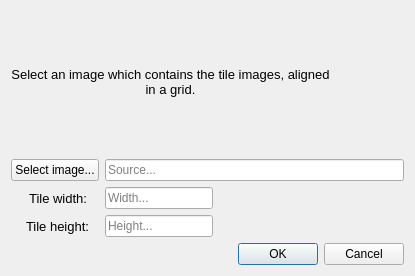
<?xml version="1.0" encoding="UTF-8"?>
<ui version="4.0">
 <class>tileset_dialog</class>
 <widget class="QDialog" name="tileset_dialog">
  <property name="geometry">
   <rect>
    <x>0</x>
    <y>0</y>
    <width>415</width>
    <height>276</height>
   </rect>
  </property>
  <property name="sizePolicy">
   <sizepolicy hsizetype="Minimum" vsizetype="Minimum">
    <horstretch>0</horstretch>
    <verstretch>0</verstretch>
   </sizepolicy>
  </property>
  <property name="windowTitle">
   <string>Add tileset</string>
  </property>
  <layout class="QVBoxLayout" name="verticalLayout">
   <item>
    <layout class="QHBoxLayout" name="horizontalLayout">
     <item>
      <widget class="QLabel" name="infoLabel">
       <property name="sizePolicy">
        <sizepolicy hsizetype="Preferred" vsizetype="Preferred">
         <horstretch>0</horstretch>
         <verstretch>0</verstretch>
        </sizepolicy>
       </property>
       <property name="maximumSize">
        <size>
         <width>16777215</width>
         <height>16777215</height>
        </size>
       </property>
       <property name="font">
        <font>
         <family>Segoe UI</family>
         <pointsize>10</pointsize>
        </font>
       </property>
       <property name="text">
        <string>Select an image which contains the tile images, aligned in a grid.</string>
       </property>
       <property name="alignment">
        <set>Qt::AlignCenter</set>
       </property>
       <property name="wordWrap">
        <bool>true</bool>
       </property>
      </widget>
     </item>
     <item>
      <widget class="QLabel" name="imageLabel">
       <property name="sizePolicy">
        <sizepolicy hsizetype="Expanding" vsizetype="Expanding">
         <horstretch>0</horstretch>
         <verstretch>0</verstretch>
        </sizepolicy>
       </property>
       <property name="text">
        <string/>
       </property>
       <property name="pixmap">
        <pixmap resource="../../../tactile.qrc">:/resources/icons/icons8/color/64/image.png</pixmap>
       </property>
       <property name="scaledContents">
        <bool>false</bool>
       </property>
       <property name="alignment">
        <set>Qt::AlignCenter</set>
       </property>
      </widget>
     </item>
    </layout>
   </item>
   <item>
    <layout class="QFormLayout" name="formLayout">
     <item row="0" column="0">
      <widget class="QPushButton" name="imageButton">
       <property name="sizePolicy">
        <sizepolicy hsizetype="Expanding" vsizetype="Preferred">
         <horstretch>0</horstretch>
         <verstretch>0</verstretch>
        </sizepolicy>
       </property>
       <property name="text">
        <string>Select image...</string>
       </property>
      </widget>
     </item>
     <item row="0" column="1">
      <widget class="QLineEdit" name="sourceEdit">
       <property name="focusPolicy">
        <enum>Qt::ClickFocus</enum>
       </property>
       <property name="text">
        <string/>
       </property>
       <property name="readOnly">
        <bool>true</bool>
       </property>
       <property name="placeholderText">
        <string>Source...</string>
       </property>
      </widget>
     </item>
     <item row="1" column="1">
      <widget class="QLineEdit" name="widthEdit">
       <property name="sizePolicy">
        <sizepolicy hsizetype="Fixed" vsizetype="Fixed">
         <horstretch>0</horstretch>
         <verstretch>0</verstretch>
        </sizepolicy>
       </property>
       <property name="toolTip">
        <string>Specify width of the tiles in the image</string>
       </property>
       <property name="placeholderText">
        <string>Width...</string>
       </property>
      </widget>
     </item>
     <item row="2" column="0">
      <widget class="QLabel" name="heightLabel">
       <property name="sizePolicy">
        <sizepolicy hsizetype="Fixed" vsizetype="Preferred">
         <horstretch>0</horstretch>
         <verstretch>0</verstretch>
        </sizepolicy>
       </property>
       <property name="font">
        <font>
         <family>Segoe UI</family>
         <pointsize>10</pointsize>
        </font>
       </property>
       <property name="text">
        <string>    Tile height:</string>
       </property>
       <property name="alignment">
        <set>Qt::AlignRight|Qt::AlignTrailing|Qt::AlignVCenter</set>
       </property>
      </widget>
     </item>
     <item row="2" column="1">
      <widget class="QLineEdit" name="heightEdit">
       <property name="sizePolicy">
        <sizepolicy hsizetype="Fixed" vsizetype="Fixed">
         <horstretch>0</horstretch>
         <verstretch>0</verstretch>
        </sizepolicy>
       </property>
       <property name="toolTip">
        <string>Specify height of the tiles in the image</string>
       </property>
       <property name="placeholderText">
        <string>Height...</string>
       </property>
      </widget>
     </item>
     <item row="1" column="0">
      <widget class="QLabel" name="widthLabel">
       <property name="sizePolicy">
        <sizepolicy hsizetype="Fixed" vsizetype="Preferred">
         <horstretch>0</horstretch>
         <verstretch>0</verstretch>
        </sizepolicy>
       </property>
       <property name="font">
        <font>
         <family>Segoe UI</family>
         <pointsize>10</pointsize>
        </font>
       </property>
       <property name="text">
        <string>     Tile width:</string>
       </property>
       <property name="alignment">
        <set>Qt::AlignRight|Qt::AlignTrailing|Qt::AlignVCenter</set>
       </property>
      </widget>
     </item>
    </layout>
   </item>
   <item>
    <widget class="QDialogButtonBox" name="buttonBox">
     <property name="orientation">
      <enum>Qt::Horizontal</enum>
     </property>
     <property name="standardButtons">
      <set>QDialogButtonBox::Cancel|QDialogButtonBox::Ok</set>
     </property>
    </widget>
   </item>
  </layout>
 </widget>
 <resources>
  <include location="../../../tactile.qrc"/>
  <include location="../../tactile.qrc"/>
 </resources>
 <connections>
  <connection>
   <sender>buttonBox</sender>
   <signal>accepted()</signal>
   <receiver>tileset_dialog</receiver>
   <slot>accept()</slot>
   <hints>
    <hint type="sourcelabel">
     <x>248</x>
     <y>254</y>
    </hint>
    <hint type="destinationlabel">
     <x>157</x>
     <y>274</y>
    </hint>
   </hints>
  </connection>
  <connection>
   <sender>buttonBox</sender>
   <signal>rejected()</signal>
   <receiver>tileset_dialog</receiver>
   <slot>reject()</slot>
   <hints>
    <hint type="sourcelabel">
     <x>316</x>
     <y>260</y>
    </hint>
    <hint type="destinationlabel">
     <x>286</x>
     <y>274</y>
    </hint>
   </hints>
  </connection>
 </connections>
</ui>
